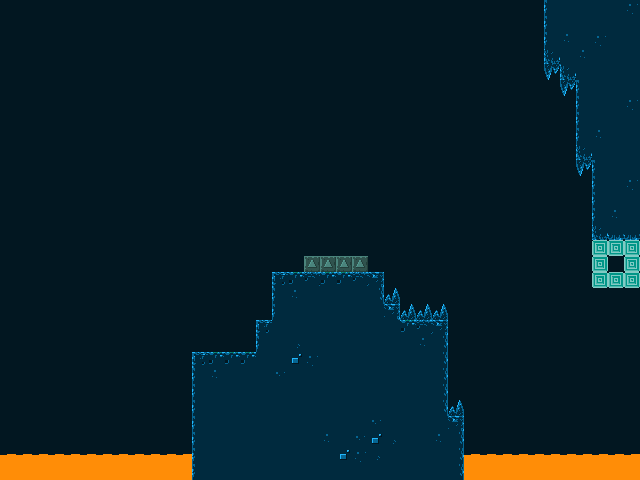

A level layout from a 2D game, rendered from its tile map. Below: a short description, then the map file with tile-grid data replaced by summaries:
An orthogonal 40x30 tile map with 16x16 px tiles, 6 tile layers (backgroundLayer, stageLayer, trapsLayer, fragileLayer, ...), 4 tilesets and 3 objects (playerStart, portal, powerup).

<map version="1.0" orientation="orthogonal" renderorder="right-down" width="40" height="30" tilewidth="16" tileheight="16" nextobjectid="20">
 <tileset firstgid="1" name="stageTiles" tilewidth="16" tileheight="16" tilecount="60" columns="10">
  <image source="../assets/img/tiles.png" width="160" height="96" />
 </tileset>
 <tileset firstgid="61" name="playerTiles" tilewidth="16" tileheight="16" tilecount="16" columns="4">
  <image source="../assets/img/player.png" width="64" height="64" />
 </tileset>
 <tileset firstgid="77" name="itemsTiles" tilewidth="16" tileheight="16" tilecount="16" columns="4">
  <image source="../assets/img/items.png" width="64" height="64" />
 </tileset>
 <tileset firstgid="93" name="secret" tilewidth="16" tileheight="16" tilecount="6" columns="6">
  <image source="../assets/img/secret.png" width="96" height="16" />
 </tileset>
 <layer name="backgroundLayer" width="40" height="30">
  <data>[1200 cells, 1200 non-empty, 7 distinct tile ids]</data>
 </layer>
 <objectgroup name="objectsLayer">
  <object id="1" name="Player" type="playerStart" gid="66" x="213" y="350" width="16" height="16" />
  <object id="8" name="Portal" type="portal" gid="79" x="608" y="271" width="16" height="16">
   <properties>
    <property name="animated" type="bool" value="true" />
    <property name="sprite" value="portal" />
    <property name="targetTilemap" value="7" />
   </properties>
  </object>
  <object id="19" name="Powerup" type="powerup" gid="89" x="328" y="253" width="16" height="16">
   <properties>
    <property name="sprite" value="powerup" />
   </properties>
  </object>
 </objectgroup>
 <layer name="stageLayer" width="40" height="30">
  <data>[1200 cells, 57 non-empty, 9 distinct tile ids]</data>
 </layer>
 <layer name="trapsLayer" width="40" height="30">
  <data>[1200 cells, 54 non-empty, 4 distinct tile ids]</data>
 </layer>
 <layer name="fragileLayer" width="40" height="30">
  <data>[1200 cells, 0 non-empty, 0 distinct tile ids]</data>
 </layer>
 <layer name="drillLayer" width="40" height="30">
  <data>[1200 cells, 8 non-empty, 1 distinct tile ids]</data>
 </layer>
 <layer name="springLayer" width="40" height="30">
  <data>[1200 cells, 0 non-empty, 0 distinct tile ids]</data>
 </layer>
</map>
